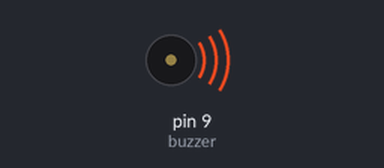
This sketch was run on a simulated Arduino Uno, built with avr-gcc and run on an emulated ATmega328P. Parts: buzzer (waves = sounding).

Above: at 0.1 s.
At 36.09 s:
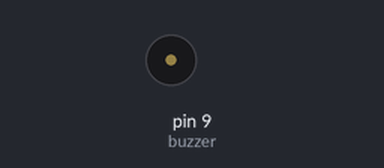
Timing chart, 0 to 40.0 s (numbered marks = the images above):
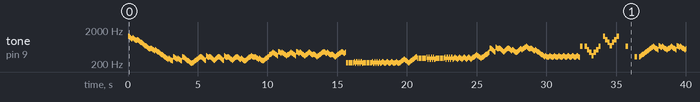

The sketch:

bumblebee_buzzer.ino
```cpp
const int buzzer = 9; //buzzer to arduino pin 9

void setup(){
  pinMode(buzzer, OUTPUT);
}

const int standard_freqs[] = { 28, 29, 31, 33, 35, 37, 39, 41, 44, 46, 49, 52, 55, 58, 62, 65, 69, 73, 78, 82, 87, 93, 98, 104, 110, 117, 123, 131, 139, 147, 156, 165, 175, 185, 196, 208, 220, 233, 247, 262, 277, 294, 311, 330, 349, 370, 392, 415, 440, 466, 494, 523, 554, 587, 622, 659, 698, 740, 784, 831, 880, 932, 988, 1047, 1109, 1175, 1245, 1319, 1397, 1480, 1568, 1661, 1760, 1865, 1976, 2093, 2217, 2349, 2489, 2637, 2794, 2960, 3136, 3322, 3520, 3729, 3951, 4186 };

const char notes[] = "dcbaba`_`_^]\\[ZYXWVUVUTSTSRQPONMLKJIJIHGLKJIJIHGLKJIHGFEDEFGHIJKLKJIHMLKLKJIHIJKLKJIHMLKLKJIHIJKLKJIJIHGHIJKLMLKLKJIJIHGHIJKLNOPQPONMRQPQPONMNOPQPONMRQPQPONMNOPQPONONMLMNOPQRQPQPONONMLMNOPQRQPQE E E E E E E FDFDFDFDE E E E E E E E FDFDFDFDEFEDEFEDEFEDEFEDEFGHIHGFEFGHIJKLJ J J J J J J J KIKIKIKIJ J J J J J J J KIKIKIKIJKJIJKJIJKJIJKJIJKLMNMLKJKLMNOPQVUTSRWVUVUTSRSTUVUTSTSRQRSTUTUVWXWVUVUTSTSRQPONMLMLKLMLKLMLKLMLKLMLKLMLKLMLKLMLKX XTQMQTX d`]Y]`d   X   L LMNOPQRSTUVWXWVUTYXWXWVUTUVWXWVUTYXWXWVUTUVWXWVUVUTSTUVWXYXWXWVUVUTSTUVWXYZ[]\\[ZY^]\\]\\[ZYZ[\\]\\[ZY^]\\]\\[ZYZ[\\]\\[Z[ZYXYZ[\\]^]\\]\\[ZXYZ[\\]^_`abcdcba`edcdcba`abcdcba`edcdcba`abcdPQRSTUVUTSTSRQPQRSTUVWXYXWXYXWXPQRSTUVUTSTSRQPQRSTUVWXZ\\]_`bcdcba`edcdcba`abcdcba`edcdcba`abcdPQRSTUVUTSTSRQPQRSTUVWXYXWXYXWXPQRSTUVUTSTSRQPQRSTUVWXYXWXYZ[]\\[Z[ZYXYXWVUTSRQPONONMLMLKJIHGFEFEDEFEDEFEDEGHJLMLKLMLKLMLKLNOPQPONMLKJIHGDEFGHIJKLMNOPQRSTUVWX] d Q L E ";
const byte durations[] = { 16, 16, 16, 16, 16, 16, 16, 16, 16, 16, 16, 16, 16, 16, 16, 16, 16, 16, 16, 16, 16, 16, 16, 16, 16, 16, 16, 16, 16, 16, 16, 16, 16, 16, 16, 16, 16, 16, 16, 16, 16, 16, 16, 16, 16, 16, 16, 16, 16, 16, 16, 16, 16, 16, 16, 16, 16, 16, 16, 16, 16, 16, 16, 16, 16, 16, 16, 16, 16, 16, 16, 16, 16, 16, 16, 16, 16, 16, 16, 16, 16, 16, 16, 16, 16, 16, 16, 16, 16, 16, 16, 16, 16, 16, 16, 16, 16, 16, 16, 16, 16, 16, 16, 16, 16, 16, 16, 16, 16, 16, 16, 16, 16, 16, 16, 16, 16, 16, 16, 16, 16, 16, 16, 16, 16, 16, 16, 16, 16, 16, 16, 16, 16, 16, 16, 16, 16, 16, 16, 16, 16, 16, 16, 16, 16, 16, 16, 16, 16, 16, 16, 16, 16, 16, 16, 16, 16, 16, 16, 16, 16, 16, 16, 16, 16, 16, 16, 16, 16, 16, 16, 16, 16, 16, 16, 16, 16, 16, 16, 16, 16, 16, 16, 16, 16, 16, 16, 16, 16, 16, 16, 16, 16, 20, 80, 20, 80, 20, 80, 20, 80, 20, 80, 20, 80, 20, 80, 16, 16, 16, 16, 16, 16, 16, 16, 20, 80, 20, 80, 20, 80, 20, 80, 20, 80, 20, 80, 20, 80, 20, 80, 16, 16, 16, 16, 16, 16, 16, 16, 16, 16, 16, 16, 16, 16, 16, 16, 16, 16, 16, 16, 16, 16, 16, 16, 16, 16, 16, 16, 16, 16, 16, 16, 16, 16, 16, 16, 16, 16, 16, 16, 20, 80, 20, 80, 20, 80, 20, 80, 20, 80, 20, 80, 20, 80, 20, 80, 16, 16, 16, 16, 16, 16, 16, 16, 20, 80, 20, 80, 20, 80, 20, 80, 20, 80, 20, 80, 20, 80, 20, 80, 16, 16, 16, 16, 16, 16, 16, 16, 16, 16, 16, 16, 16, 16, 16, 16, 16, 16, 16, 16, 16, 16, 16, 16, 16, 16, 16, 16, 16, 16, 16, 16, 16, 16, 16, 16, 16, 16, 16, 16, 16, 16, 16, 16, 16, 16, 16, 16, 16, 16, 16, 16, 16, 16, 16, 16, 16, 16, 16, 16, 16, 16, 16, 16, 16, 16, 16, 16, 16, 16, 16, 16, 16, 16, 16, 16, 16, 16, 16, 16, 16, 16, 16, 16, 16, 16, 16, 16, 16, 16, 16, 16, 16, 16, 16, 16, 16, 16, 16, 16, 16, 16, 16, 16, 16, 16, 16, 16, 16, 16, 16, 16, 16, 16, 16, 16, 16, 16, 16, 16, 8, 8, 8, 8, 8, 8, 8, 8, 8, 8, 8, 8, 8, 8, 8, 8, 8, 8, 8, 8, 8, 8, 8, 8, 8, 8, 16, 16, 16, 16, 16, 16, 16, 16, 16, 16, 16, 16, 16, 16, 16, 16, 16, 16, 16, 16, 16, 16, 16, 16, 16, 16, 16, 16, 16, 16, 16, 16, 16, 16, 16, 16, 16, 16, 16, 16, 16, 16, 16, 16, 16, 16, 16, 16, 16, 16, 16, 16, 16, 16, 16, 16, 16, 16, 16, 16, 16, 16, 16, 16, 16, 16, 16, 16, 16, 16, 16, 16, 16, 16, 16, 16, 16, 16, 16, 16, 16, 16, 16, 16, 16, 16, 16, 16, 16, 16, 16, 16, 16, 16, 16, 16, 16, 16, 16, 16, 16, 16, 16, 16, 16, 16, 16, 16, 16, 16, 16, 16, 16, 16, 16, 16, 16, 16, 16, 16, 16, 16, 16, 16, 16, 16, 16, 16, 16, 16, 16, 16, 16, 16, 16, 16, 16, 16, 16, 16, 16, 16, 16, 16, 16, 16, 16, 16, 16, 16, 16, 16, 16, 16, 16, 16, 16, 16, 16, 16, 16, 16, 16, 16, 16, 16, 16, 16, 16, 16, 16, 16, 8, 16, 16, 16, 16, 16, 16, 16, 16, 16, 16, 16, 16, 16, 16, 16, 16, 16, 16, 16, 16, 16, 16, 16, 16, 16, 16, 16, 16, 16, 16, 8, 16, 16, 16, 16, 16, 16, 16, 16, 16, 16, 16, 16, 16, 16, 16, 16, 16, 16, 16, 16, 16, 16, 16, 16, 16, 16, 16, 16, 16, 16, 16, 16, 16, 16, 16, 16, 16, 16, 16, 16, 16, 16, 16, 16, 16, 16, 16, 16, 16, 16, 16, 16, 16, 16, 16, 16, 16, 16, 16, 16, 16, 16, 8, 16, 16, 16, 16, 16, 16, 16, 16, 16, 16, 16, 16, 16, 16, 16, 16, 16, 16, 16, 16, 16, 16, 16, 16, 16, 16, 16, 16, 16, 16, 8, 16, 16, 16, 16, 16, 16, 16, 16, 16, 16, 16, 16, 16, 16, 16, 16, 16, 16, 16, 16, 16, 16, 16, 16, 16, 16, 16, 16, 16, 16, 16, 16, 16, 16, 16, 16, 16, 16, 16, 16, 16, 16, 16, 16, 16, 16, 16, 16, 16, 16, 16, 16, 16, 16, 16, 16, 16, 16, 16, 16, 16, 16, 16, 16, 16, 16, 16, 16, 16, 16, 16, 16, 16, 16, 16, 16, 16, 16, 16, 16, 16, 16, 16, 16, 16, 16, 16, 16, 16, 16, 16, 16, 16, 16, 16, 16, 16, 16, 16, 16, 16, 16, 16, 16, 16, 16, 16, 16, 16, 16, 16, 16, 16, 16, 16, 16, 16, 16, 16, 16, 16, 16, 16, 16, 16, 16, 8, 8, 8, 8, 8, 8, 8, 8, 8, 8 };

const float whole_note_duration = 326.0;

void loop() {
  for (int i = 0; i < sizeof(durations)/sizeof(byte); ++i) {
    if (notes[i] != ' ') {
      tone(buzzer, standard_freqs[notes[i] - '!']);
    } else {
      noTone(buzzer);
    }
    delay(4*whole_note_duration/durations[i]);
  }
}
```

Measured:
- by itself, tone on pin 9 (buzzer): plays 1319 Hz for 0.08 s, 1245 Hz for 0.08 s, 1175 Hz for 0.08 s, 1109 Hz for 0.08 s, 1175 Hz for 0.08 s, 1109 Hz for 0.08 s … (459 notes in this stretch)
